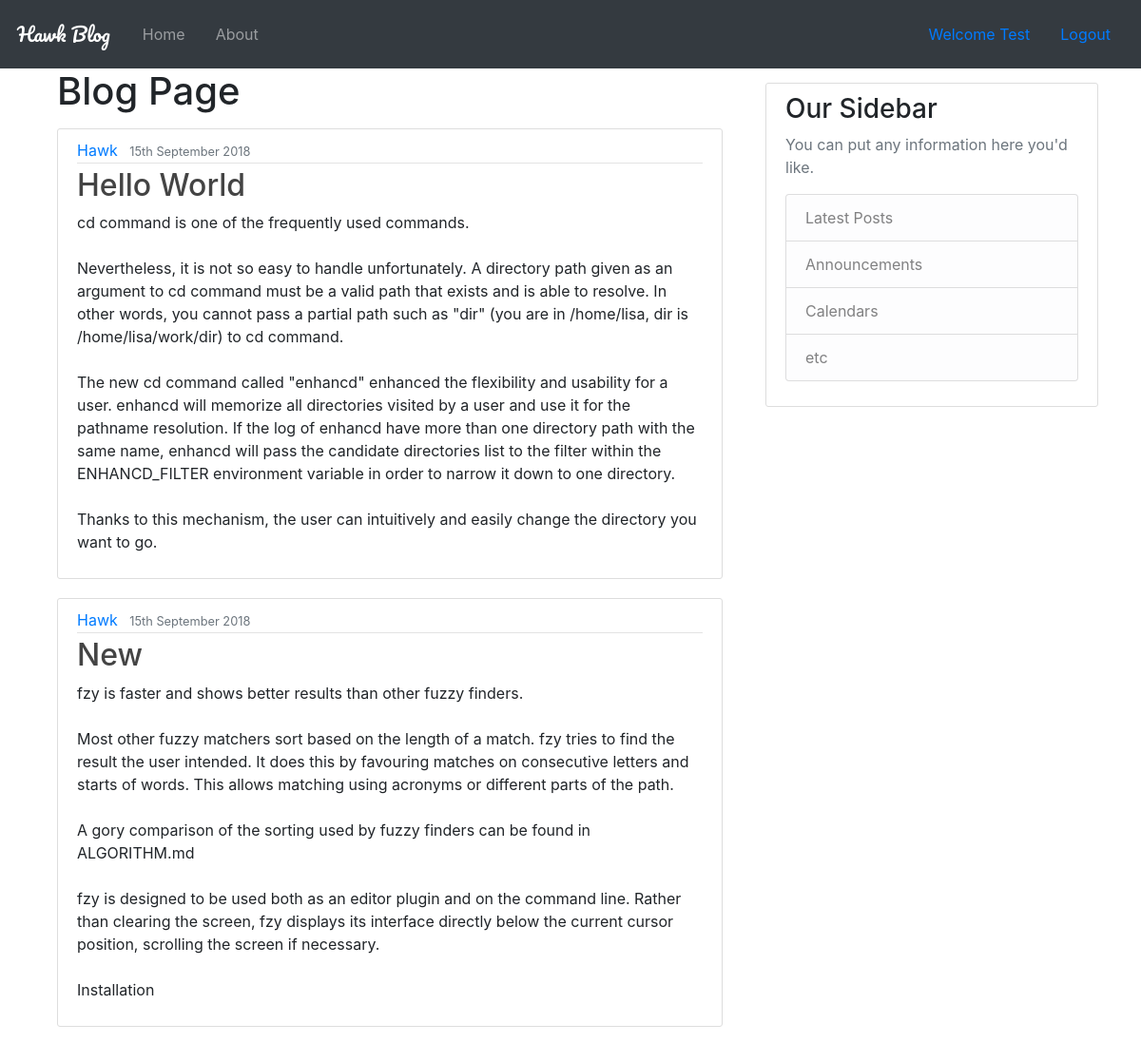
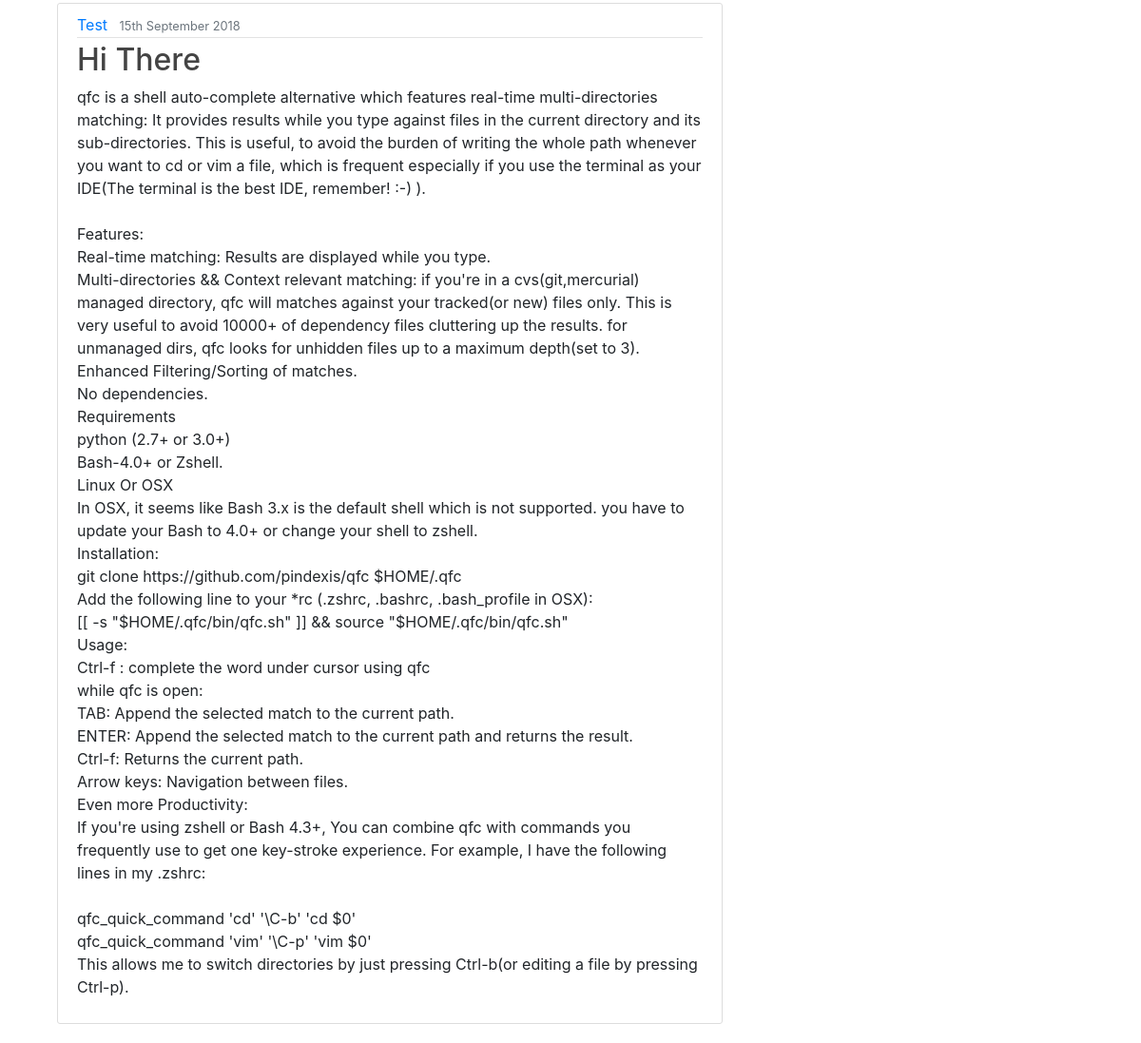
Screenshot of /blog/ (signed in) with the database file from the repository (2 pictures, top to bottom).
### blog/models.py (models this page shows, shortened)
class Post(models.Model):
    title = models.CharField(max_length=100)
    content = models.TextField()
    date_posted = models.DateTimeField(default=timezone.now)
    author = models.ForeignKey(User, on_delete=models.CASCADE)

### blog/views.py (the view)
# urls.py: path('', views.index, name='blog-home'),
def index(request):
    my_dict = {'insert_me': "Welcome TO Blog Page"}
    get_ip(request)
    return render(request, 'blog/index.html', context=insert)

### blog/views.py (called while the page is built)
def get_ip(request):
    x_forwarded_for = request.META.get('HTTP_X_FORWARDED_FOR')
    if x_forwarded_for:
        ip = x_forwarded_for.split(',')[0]
    else:
        ip = request.META.get('REMOTE_ADDR')
    print(ip)
    return ip

### templates/blog/index.html
{%extends "blog/base.html"%}
{%block qp%}
<div class='container'>
    <h1>Blog Page</h1>
    <div>
    {%for i in posts%}
          <article class="media content-section">
          <div class="media-body">
            <div class="article-metadata">
              <a class="mr-2" href="#">{{ i.author|title }}</a>
              <small class="text-muted">{{ i.date_posted|date:"jS F Y"}}</small>
            </div>
            <h2><a class="article-title" href="#">{{ i.title|title }}</a></h2>
            <p class="article-content">{{ i.content }}</p>
          </div>
        </article>
    {% endfor %}
    </div>
</div>
{%endblock qp%}

### templates/blog/base.html (shortened to what this page needs)
<!DOCTYPE html>
{% load static %}
<html>
<head>
<link rel="stylesheet" href="{% static "/css/main.css" %}">
    <nav class="navbar navbar-expand-md navbar-dark fixed-top bg-dark">
      <a class="navbar-brand md-4" href='/'>
        <h7 id='Nav_title'>Hawk Blog</h7>
      </a>
      <div class="collapse navbar-collapse" id="navbarCollapse">
        <ul class="navbar-nav mr-auto">
          <li class="nav-item nav-link">
            <a class="nav-link" href="{%url 'blog-home'%}">Home <span class="sr-only">(current)</span></a>
          </li>
          <li class="nav-item nav-link">
            <a class="nav-link" href="{%url 'blog-about'%}">About</a>
          </li>
        </ul>
        {% if user.is_authenticated %}
          <a class="nav-item nav-link" href="{% url 'profile'%}">Welcome {{user.username|title}} </a>
          <a class="nav-item nav-link" href="{% url 'logout'%}">Logout</a>
        {%else%}
          <a class="nav-item nav-link" href="{% url 'login'%}">Login</a>
          <a class="nav-item nav-link" href="{%url 'user-register'%}">Sign up</a>
        {% endif %}
      </div>
    </nav>
<link rel="stylesheet" href="https://stackpath.bootstrapcdn.com/bootstrap/4.1.3/css/bootstrap.min.css">
</head>
<body>
<br>
<br>
<br>
<main role="main" class="container">
  <div class="row">
    <div class="col-md-8">
      {% block qp %}{% endblock %}
    </div>
    <div class="col-md-4">
      <div class="content-section">
        <h3>Our Sidebar</h3>
        <p class='text-muted'>You can put any information here you'd like.
          <ul class="list-group">
            <li class="list-group-item list-group-item-light">Latest Posts</li>
            <li class="list-group-item list-group-item-light">Announcements</li>
            <li class="list-group-item list-group-item-light">Calendars</li>
            <li class="list-group-item list-group-item-light">etc</li>
          </ul>
        </p>
      </div>
    </div>
  </div>
</main>
</body>
</html>

### static/css/main.css (style rules this page uses)
body { background: #fafafa; color: #333333; }
h1, h2, h3, h4, h5, h6 { color: #444444; }
ul { margin: 0; }
.content-section { background: #ffffff; padding: 10px 20px; border: 1px solid #dddddd; border-radius: 3px; margin-bottom: 20px; margin-top:15px; }
.article-title { color: #444444; }
.article-content { white-space: pre-line; }
.article-metadata { padding-bottom: 1px; margin-bottom: 4px; border-bottom: 1px solid #e3e3e3 }
#Nav_title { color:white; font-family: 'Pacifico', cursive; margin:2px; }

### rows the page displays
Post: author "Hawk", date_posted "15th September 2018", title "Hello World", content "cd command is one of the frequently used commands. Nevertheless, it is not so easy to handle unfortunately. A directory path given as an argument to cd command must be a valid path that exists and is able to resolve. In other words, you cannot pass a partial path such as \"dir\" (you are in /home/lisa, dir is /home/lisa/work/dir) to cd command. The new cd command called \"enhancd\" enhanced the flexibility and usability for a user. enhancd will memorize all directories visited by a user and use it for the pathname resolution. If the log of enhancd have more than one directory path with the same name, enhancd will pass the candidate directories list to the filter within the ENHANCD_FILTER…"
Post: author "Hawk", date_posted "15th September 2018", title "New", content "fzy is faster and shows better results than other fuzzy finders. Most other fuzzy matchers sort based on the length of a match. fzy tries to find the result the user intended. It does this by favouring matches on consecutive letters and starts of words. This allows matching using acronyms or different parts of the path. A gory comparison of the sorting used by fuzzy finders can be found in ALGORITHM.md fzy is designed to be used both as an editor plugin and on the command line. Rather than clearing the screen, fzy displays its interface directly below the current cursor position, scrolling the screen if necessary. Installation"
Post: author "Test", date_posted "15th September 2018", title "Hi There", content "qfc is a shell auto-complete alternative which features real-time multi-directories matching: It provides results while you type against files in the current directory and its sub-directories. This is useful, to avoid the burden of writing the whole path whenever you want to cd or vim a file, which is frequent especially if you use the terminal as your IDE(The terminal is the best IDE, remember! :-) ). Features: Real-time matching: Results are displayed while you type. Multi-directories && Context relevant matching: if you're in a cvs(git,mercurial) managed directory, qfc will matches against your tracked(or new) files only. This is very useful to avoid 10000+ of dependency files cluttering…"

### other values shown
{{ user.username|title }} "Test"
